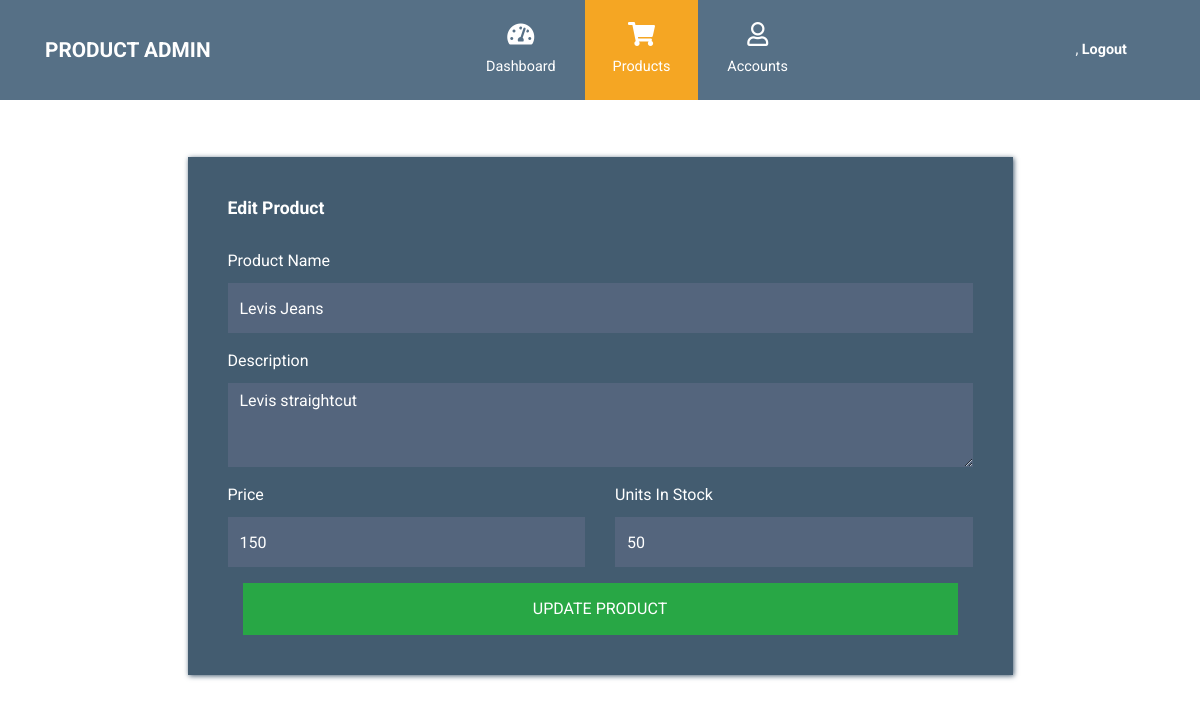
The app's page /Admin_Side/edit_product.php?id=2 with its own data.
### tables this page shows
CREATE TABLE `products` (
  `product_id` int(11) NOT NULL,
  `product_type_code` int(11) NOT NULL,
  `product_name` varchar(50) NOT NULL,
  `product_price` int(11) NOT NULL,
  `product_size` enum('XS','S','M','L','XL') NOT NULL,
  `product_description` varchar(100) NOT NULL,
  `product_quantity` int(11) NOT NULL,
  `product_stocks` enum('In Stock','Out of Stock') NOT NULL
);

### Admin_Side/Edit_product.php (the view, shortened to what this page needs)
<?php
$conn = OpenCon();
    if (isset($_GET['id'])) {
      $id=$_GET['id'];
      $query=mysqli_query($conn,"SELECT * FROM products WHERE product_id='$id'");
      while ($row = mysqli_fetch_assoc($query)) {
      $pname=$row['product_name'];
      $descrip=$row['product_description'];
      $price=$row['product_price'];
      $stock=$row['product_quantity'];
    }
    }
?>
<!DOCTYPE html>
  <html lang="en">
    <head>
      <link rel="stylesheet" href="../sources/css/fontawesome.min.css" />
      <link rel="stylesheet" href="../sources/css/bootstrap_admin.min.css" />
      <link rel="stylesheet" href="../sources/css/style_ad1.css">
    </head>
    <body>
      <nav class="navbar navbar-expand-xl">
        <div class="container h-100">
          <a class="navbar-brand" href="index.html">
            <h1 class="tm-site-title mb-0">
              Product Admin
            </h1>
          </a>
          <div class="collapse navbar-collapse" id="navbarSupportedContent">
            <ul class="navbar-nav mx-auto h-100">
              <li class="nav-item">
                <a class="nav-link" href="dashboard.php">
                  <i class="fas fa-tachometer-alt">
                  </i>
                  Dashboard
                </a>
              </li>
              <li class="nav-item">
                <a class="nav-link active" href="products.php">
                  <i class="fas fa-shopping-cart">
                  </i>
                  Products
                </a>
              </li>
              <li class="nav-item">
                <a class="nav-link" href="accounts.php">
                  <i class="far fa-user">
                  </i>
                  Accounts
                </a>
              </li>
            </ul>
            <ul class="navbar-nav">
              <li class="nav-item">
                <a class="nav-link d-block" href="login.php">
                    ,
                    <b>
                      Logout
                    </b>
                </a>
              </li>
            </ul>
          </div>
        </div>
      </nav>
      <div class="container tm-mt-big tm-mb-big">
        <div class="row">
          <div class="col-xl-9 col-lg-10 col-md-12 col-sm-12 mx-auto">
            <div class="tm-bg-primary-dark tm-block tm-block-h-auto">
              <div class="row">
                <div class="col-12">
                  <h2 class="tm-block-title d-inline-block">
                    Edit Product
                  </h2>
                </div>
              </div>
                <form action="edit_product.php?id=<?php echo $id;?>" method="POST" enctype="multipart/form-data"
                class="tm-edit-product-form">
                  <div class="form-group mb-3">
                    <label for="name">
                      Product Name
                    </label>
                    <input id="name" name="pro_name" type="text" value="<?php echo $pname;?>"
                    class="form-control validate" required />
                  </div>
                  <div class="form-group mb-3">
                    <label for="description">
                      Description
                    </label>
                    <textarea id="descrip" name="pro_descrip" class="form-control validate" rows="3" required><?php echo $descrip;?>
                    </textarea>
                  </div>
                  <div class="row">
                    <div class="form-group mb-3 col-xs-12 col-sm-6">
                      <label for="price">
                        Price
                      </label>
                      <input id="price" name="pro_price" type="number" min=0 value="<?php echo $price;?>"
                      class="form-control validate" data-large-mode="true" required />
                    </div>
                    <div class="form-group mb-3 col-xs-12 col-sm-6">
                      <label for="stock">
                        Units In Stock
                      </label>
                      <input id="stock" name="pro_qty" value="<?php echo $stock;?>" type="number"
                      min=0 class="form-control validate" required />
                    </div>
                  </div>
                  <div class="col-12">
                    <button type="submit" name="UpdateProduct" class="btn btn-success btn-block text-uppercase">
                      Update Product
                    </button>
                  </div>
                </form>
            </div>
          </div>
        </div>
      </div>
    </body>
  </html>

### Sources/CSS/style_ad1.css (style rules this page uses)
html { font-size: 16px; overflow-x: hidden; }
body { font-family: Roboto, Helvetica, Arial, sans-serif; overflow-x: hidden; }
a { transition: all 0.3s ease; }
.navbar-brand { display: flex; align-items: center; }
.tm-site-title { display: inline-block; text-transform: uppercase; font-size: 1.3rem; font-weight: 700; color: #fff; }
.navbar { height: 100px; background-color: #567086; padding: 0; }
.navbar .container { position: relative; }
.tm-mt-big { margin-top: 57px; }
.tm-mb-big { margin-bottom: 60px; }
.tm-block { padding: 40px; -webkit-box-shadow: 1px 1px 5px 0 #455c71; -moz-box-shadow: 1px 1px 5px 0 #455c71; box-shadow: 1px 1px 5px 0 #455c71; min-height: 350px; height: 100%; max-height: 450px; }
.tm-block-h-auto { min-height: 1px; max-height: none; height: auto; }
.tm-block-title { font-size: 1.1rem; font-weight: 700; color: #fff; margin-bottom: 30px; }
.nav-link { color: #fff; height: 100%; display: flex; align-items: center; justify-content: center; flex-direction: column; font-size: 90%; }
.nav-link > i { margin-bottom: 10px; margin-right: 0; font-size: 1.5rem; }
.dropdown-item, .nav-link { padding: 15px 20px; }
.navbar-nav .active > .nav-link, .navbar-nav .nav-link.active { background-color: #f5a623; color: #fff; }
.navbar-nav .nav-link.active i { color: #fff; }
.nav-item { text-align: center; }
.nav-item:last-child { margin-right: 0; }
.form-control { background-color: #54657d; color: #fff; border: 0; }
.form-group label { color: #fff; margin-bottom: 10px; }
.form-control { border-radius: 0; height: 50px; }
.form-group { margin-bottom: 15px; }
.btn { border-radius: 0; padding: 13px 28px; transition: all 0.2s ease; max-width: 100%; }
.tm-bg-primary-dark { background-color: #435c70; }
@media (min-width: 1200px) { .navbar-expand-xl .navbar-nav .nav-link { padding-left: 28px; padding-right: 28px; } }
@media (min-width: 1200px) { .navbar-collapse { height: 100%; } }
@media (max-width: 1275px) and (min-width: 1200px) { .nav-item { margin-right: 15px; } }
@media (max-width: 1350px) { .nav-item { margin-right: 1px; } }

### records on screen
products: pro_name "Levis Jeans", pro_descrip "Levis straightcut", pro_price "150", pro_qty "50"
